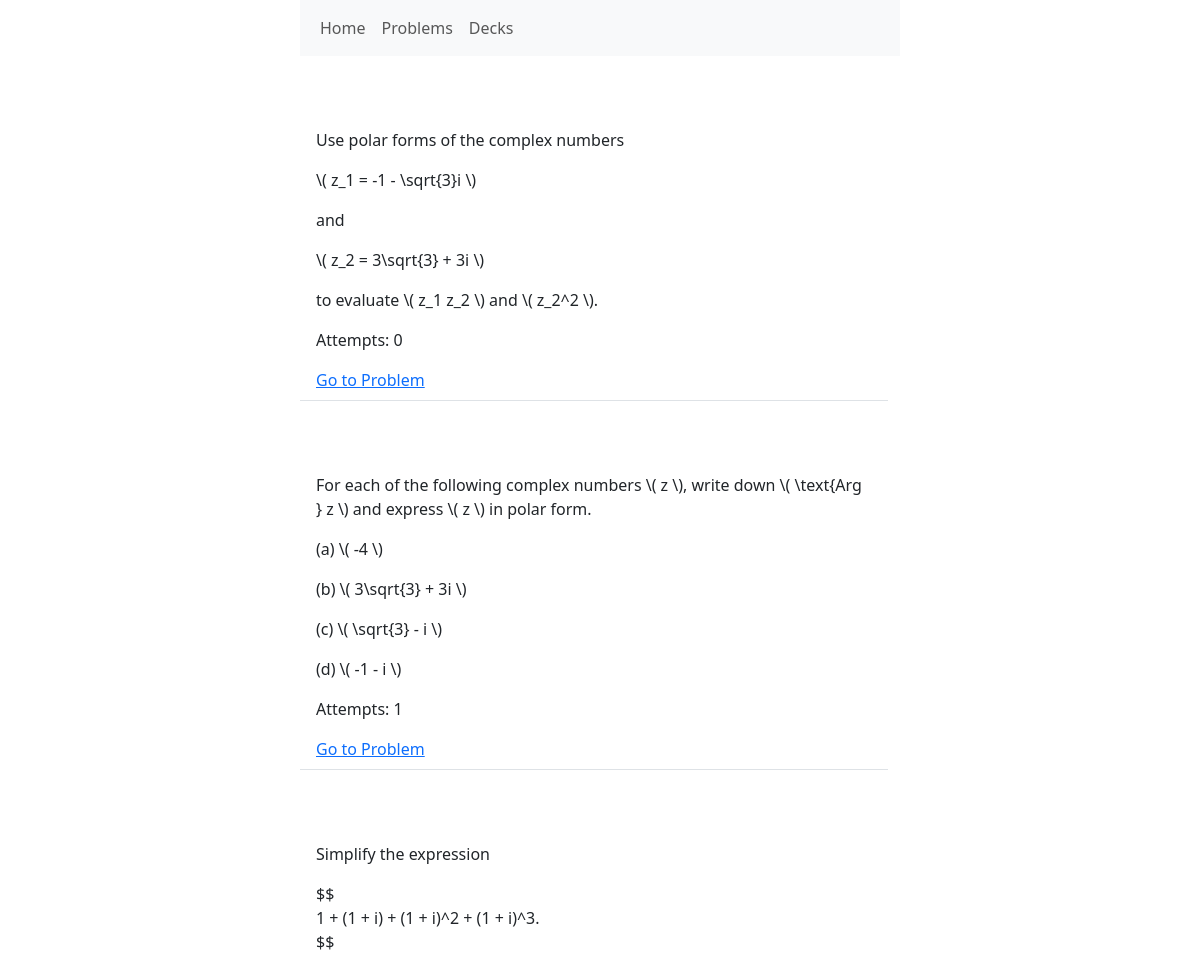
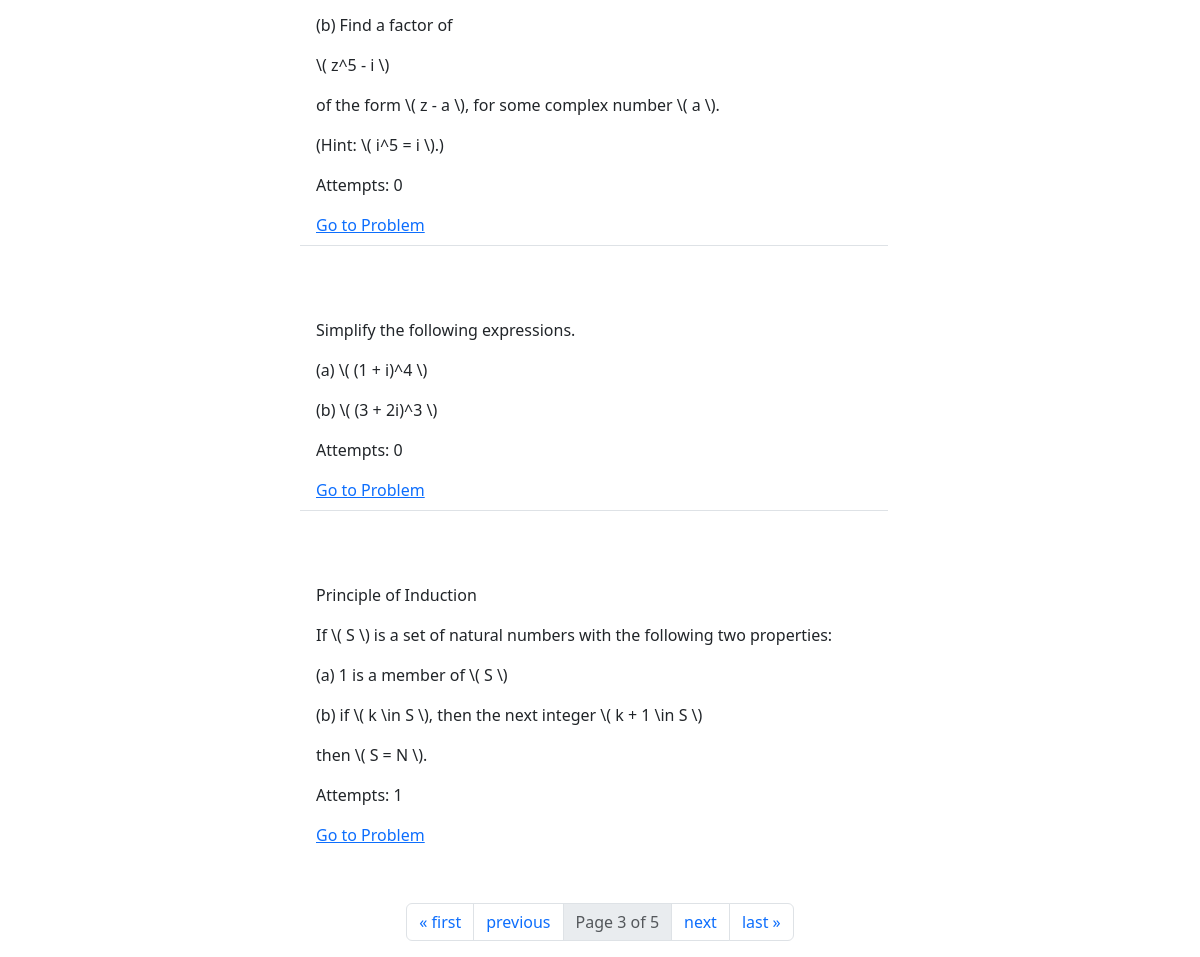
Page /problems/?page=3 on the committed database (2 pictures, top to bottom).
### problems/models.py (models this page shows, shortened)
class Problem(models.Model):
    body = models.TextField()
    pub_date = models.DateTimeField("date published", default=timezone.now)
    tags = TaggableManager(through=TaggedProblem)
    book_source = models.ForeignKey(
        'BookSource',
        on_delete=models.SET_NULL,
        null=True, blank=True
    )
    page_number = models.PositiveIntegerField(null=True, blank=True)
    problem_number = models.CharField(max_length=50, null=True, blank=True)
    class Meta:
        verbose_name = "problem"
        verbose_name_plural = "problems"
        ordering = ['-pub_date']

### problems/views.py (the view)
# urls.py: path("problems/", views.ProblemListView.as_view(), name="problem-list"),
class ProblemListView(ListView):
    model = Problem
    paginate_by = 5
    context_object_name = 'problem_list'
    template_name = 'problems/problem_list.html'

### problems/templatetags/problem_tags.py (called while the page is built)
@register.filter(name='render_problem_links')
def render_problem_links(text):
    def replace_link(match):
        problem_id = match.group(1)
        try:
            problem = Problem.objects.get(pk=problem_id)
            url = reverse('problems:problem-detail', args=[problem.id])
            link_text = (problem.body[:30] + '...') if len(problem.body) > 30 else problem.body
            return format_html('<a href="{}">{}</a>', url, link_text)
        except Problem.DoesNotExist:
            return f"[[Invalid Problem ID: {problem_id}]]"
    pattern = re.compile(r'\[\[problem:(\d+)\]\]')
    return pattern.sub(replace_link, text)

### problems/templates/problems/problem_list.html
{% extends "base.html" %}
{% block content %}
<ul class="list-group list-group-flush">
    {% for problem in object_list %}
        <li class="list-group-item mb-5">
           {% include 'problems/includes/problem_display.html' with object=problem %}
            <a href="{% url 'problems:problem-detail' pk=problem.id %}">
                Go to Problem
            </a>
        </li>
    {% empty %}
        <li>No problems yet.</li>
    {% endfor %}
</ul>
{% if is_paginated %}
 <nav aria-label="Page navigation">
    <ul class="pagination justify-content-center">
        {% if page_obj.has_previous %}
            <li class="page-item"><a class="page-link" href="?page=1">&laquo; first</a></li>
            <li class="page-item"><a class="page-link" href="?page={{ page_obj.previous_page_number }}">previous</a></li>
        {% endif %}
        <li class="page-item disabled">
            <a class="page-link" href="#" tabindex="-1" aria-disabled="true">
                Page {{ page_obj.number }} of {{ page_obj.paginator.num_pages }}
            </a>
        </li>
        {% if page_obj.has_next %}
            <li class="page-item"><a class="page-link" href="?page={{ page_obj.next_page_number }}">next</a></li>
            <li class="page-item"><a class="page-link" href="?page={{ page_obj.paginator.num_pages }}">last &raquo;</a></li>
        {% endif %}
    </ul>
    </nav>
{% endif %}
{% endblock %}

### problems/templates/problems/includes/problem_display.html
{% load problem_tags %}
<p>{{ object.body|render_problem_links|safe }}</p>
<p>Attempts: {{ object.attempts.count }}</p>

### rows in the picture
Problem: body|render_problem_links "Use polar forms of the complex numbers \\( z_1 = -1 - \\sqrt{3}i \\) and \\( z_2 = 3\\sqrt{3} + 3i \\) to evaluate \\( z_1 z_2 \\) and \\( z_2^2 \\).", attempts.count "0"
Problem: body|render_problem_links "For each of the following complex numbers \\( z \\), write down \\( \\text{Arg } z \\) and express \\( z \\) in polar form. (a) \\( -4 \\) (b) \\( 3\\sqrt{3} + 3i \\) (c) \\( \\sqrt{3} - i \\) (d) \\( -1 - i \\)", attempts.count "1"
Problem: body|render_problem_links "Simplify the expression $$ 1 + (1 + i) + (1 + i)^2 + (1 + i)^3. $$ (b) Find a factor of \\( z^5 - i \\) of the form \\( z - a \\), for some complex number \\( a \\). (Hint: \\( i^5 = i \\).)", attempts.count "0"
Problem: body|render_problem_links "Simplify the following expressions. (a) \\( (1 + i)^4 \\) (b) \\( (3 + 2i)^3 \\)", attempts.count "0"
Problem: body|render_problem_links "Principle of Induction If \\( S \\) is a set of natural numbers with the following two properties: (a) 1 is a member of \\( S \\) (b) if \\( k \\in S \\), then the next integer \\( k + 1 \\in S \\) then \\( S = N \\).", attempts.count "1"

### other values in the picture
{{ page_obj.number }} "3"
{{ page_obj.paginator.num_pages }} "5"
